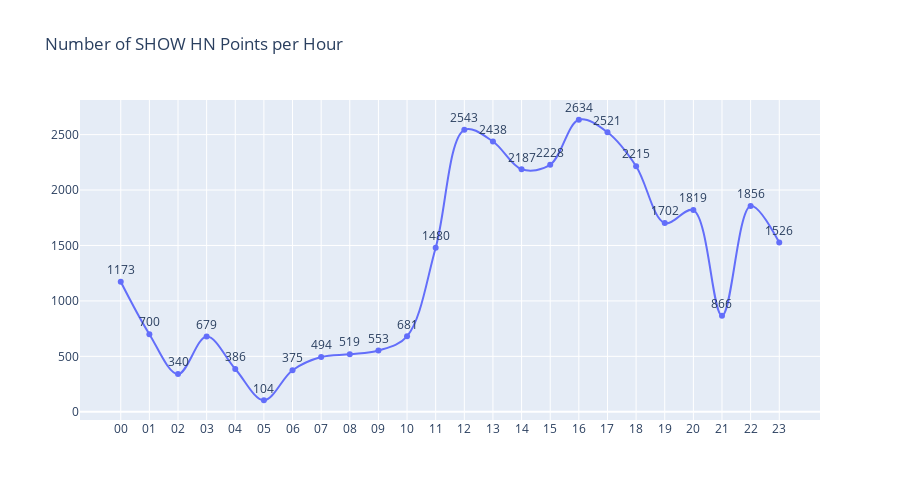

The cell this chart's notebook holds for it:
### Markdown cell above
##### **Number of `SHOW HN` points by Hour**

### Code cell
show_points_hours, avg_show_points_hrs = points_per_hour(show_posts,6,3)

#Data Visualisation
visual(show_points_hours,("Number of SHOW HN Points per Hour"),'Points')

### Figure 1 — Plotly figure (JSON) as saved in the notebook; plotly's stock layout.template omitted (floating-point values rounded to 4 significant figures)
{"data": [{"line": {"shape": "spline"}, "mode": "lines+markers+text", "text": [1173, 700, 340, 679, 386, 104, 375, 494, 519, 553, 681, 1480, 2543, 2438, 2187, 2228, 2634, 2521, 2215, 1702, 1819, 866, 1856, 1526], "textposition": "top center", "x": ["00", "01", "02", "03", "04", "05", "06", "07", "08", "09", "10", "11", "12", "13", "14", "15", "16", "17", "18", "19", "20", "21", "22", "23"], "y": [1173, 700, 340, 679, 386, 104, 375, 494, 519, 553, 681, 1480, 2543, 2438, 2187, 2228, 2634, 2521, 2215, 1702, 1819, 866, 1856, 1526], "type": "scatter"}], "layout": {"uniformtext": {"minsize": 6}, "showlegend": false, "height": 500, "title": {"text": "Number of SHOW HN Points per Hour"}}}
